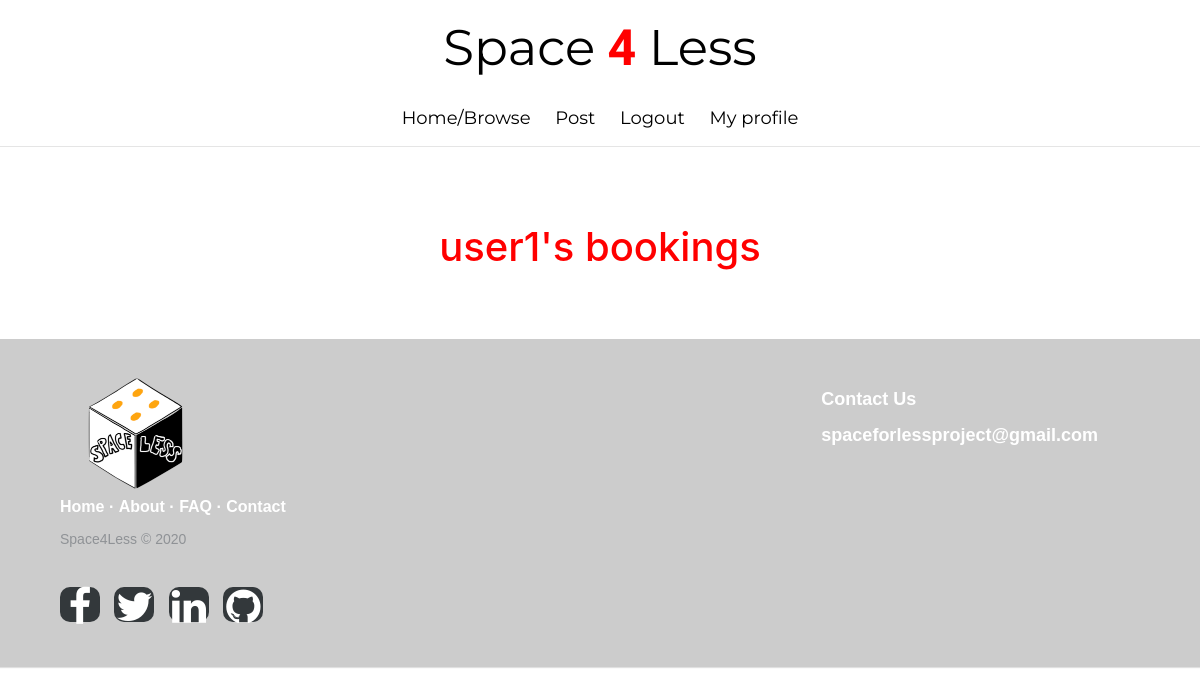
Page /my_posts (signed in) on the earlier database version.
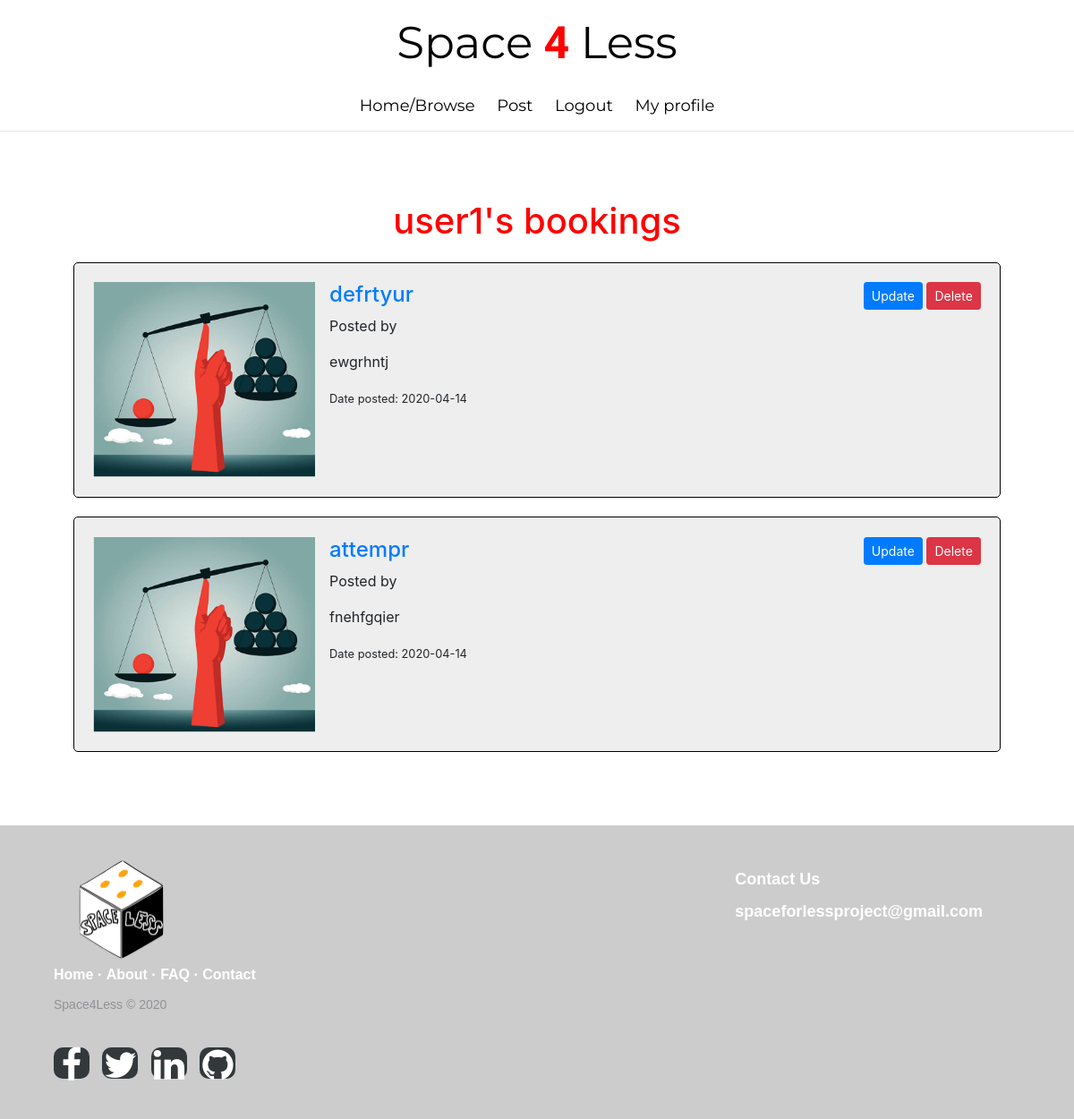
Same page on the later database version.
### app/models.py (models this page shows, shortened)
class User(db.Model, UserMixin):
    __tablename__ = 'user'
    user_id = db.Column(db.Integer, primary_key=True)
    username = db.Column(db.String(250), nullable=False)
    first_name = db.Column(db.String(250), nullable=False)
    last_name = db.Column(db.String(250), nullable=False)
    email = db.Column(db.String(250), nullable=False)
    password = db.Column(db.String(200))
    image_file = db.Column(db.String(20), nullable=False, default='default-profile.png')
    roles = db.Column(db.String(20))
    posts = db.relationship('Post', backref='author', lazy=True)
    bookings = db.relationship('Book')
    comments = db.relationship('Comment')
    reviews = db.relationship('Review')
    def get_id(self):
        return (self.user_id)

class Post(db.Model):
    __tablename__ = 'post'
    post_id = db.Column(db.Integer, primary_key=True)
    title = db.Column(db.String(30), nullable=False)
    date_posted = db.Column(db.DateTime, nullable=False, default=datetime.utcnow)
    image = db.Column(db.String(30), nullable=False)#, default='default.png')
    location = db.Column(db.String(50), nullable=False)
    space_size = db.Column(db.String(15), nullable=False)
    content = db.Column(db.String(30), nullable=False)
    user_id = db.Column(db.Integer, ForeignKey('user.user_id'), nullable=False)
    bookings = db.relationship('Book')
    comments = db.relationship('Comment')

### app/user/routes.py (the view)
@bp_user.route('/my_posts')
@login_required
@role_required('property_owner')
def my_posts():
    userid = current_user.get_id()
    post_ids = Post.query.with_entities(Post.post_id).filter_by(user_id=userid).all()
    my_posts = []
    for post_id in post_ids:
        post_object = Post.query.get_or_404(post_id)
        my_posts.append(post_object)
    return render_template('my_posts.html', title='My Posts', posts=my_posts)

### app/models.py (called while the page is built)
@login.user_loader
def load_user(user_id):
    return User.query.get(int(user_id))

### app/templates/my_posts.html
{% extends 'layout.html' %}
{% block content %}
    <h1>{{ current_user.username }}'s bookings</h1>
    {% for post in posts %}
        <div class="post">
            <div class="media content-section">
                <img class="mr-3 article-image post_image"
                     src="{{ url_for('static', filename='post_pictures/' + post.image, width=50, height =50) }}">
                <div class="media-body">
                    <h4 class="media-heading"><a
                            href="{{ url_for('posts.single_post', post_id=post.post_id) }}">{{ post.title }}</a></h4>
                    <p>Posted by <a href="#">{{ post.username }}</a></p>
                    <p>{{ post.content }}</p>
                    <small> Date posted: {{ post.date_posted.strftime('%Y-%m-%d') }}</small>
                </div>
                <div>
                    <a class="btn btn-sm btn-primary" href="{{ url_for('posts.update_post', postid = post.post_id) }}">Update</a>
                    <a class="btn btn-sm btn-danger" href="#">Delete</a>
                </div>
            </div>
        </div>
    {% endfor %}
{% endblock %}

### app/templates/layout.html (shortened to what this page needs)
<!DOCTYPE html>
<html lang="en">
<head>
    <link rel="stylesheet" type="text/css" href="{{ url_for('static', filename='design.css') }}">
    <link rel="stylesheet" href=" https://maxcdn.bootstrapcdn.com/font-awesome/4.2.0/css/font-awesome.min.css">
    <link rel="stylesheet" href="https://stackpath.bootstrapcdn.com/bootstrap/4.4.1/css/bootstrap.min.css"
>
    <link rel="stylesheet" href="https://cdnjs.cloudflare.com/ajax/libs/font-awesome/4.7.0/css/font-awesome.min.css">
</head>
<body>
<header>
    <nav class="nav">
        <div class="nav-header">
            <div class="nav-title">
                Space<span
                    style='color: red; font-family: "Mr Dafoe"; font-size: 50px; font-style: normal; font-variant: normal; font-weight: 700; line-height: 26.4px; '> 4 </span>
                Less
            </div>
        </div>
        <div class="nav-links">
            <a href="{{ url_for('main.home_page') }}"> Home/Browse</a>
            {% if current_user.is_authenticated %}
                {% if current_user.roles == 'property_owner' %}
                    <a href="{{ url_for('posts.post') }}" target="_blank"> Post </a>
                {% endif %}
                <a href="{{ url_for('auth.logout') }}">Logout</a>
                <a href="{{ url_for('user.profile') }}">My profile</a>
            {% else %}
                <a href="{{ url_for('auth.signup') }}">Signup</a>
                <a href="{{ url_for('auth.login') }}">Login </a>
                <a href="{{ url_for('main.about_me') }}">About Us </a>
            {% endif %}
        </div>
    </nav>
</header>
<hr>
<div class="main-body">
    {% block content %}{% endblock content %}
</div>
<footer class="footer-distributed">
    <div class="footer-left">
        <span><img class="logo" src="../static/logo.jpg" alt=" "></span>
        <p class="footer-links">
            <a href="{{ url_for('main.home_page') }}">Home</a>
            ·
            <a href="{{ url_for('main.about_me') }}">About</a>
            ·
            <a href="{{ url_for('main.faq') }}">FAQ</a>
            ·
            <a href="#">Contact</a>
        </p>
        <p class="footer-company-name">Space4Less © 2020</p>
        <div class="footer-icons">
            <a href="https://www.facebook.com"><i class="fa fa-facebook"></i></a>
            <a href="https://twitter.com"><i class="fa fa-twitter"></i></a>
            <a href="https://www.linkedin.com"><i class="fa fa-linkedin"></i></a>
            <a href="https://github.com"><i class="fa fa-github"></i></a>
        </div>
    </div>
    <div class="footer-right">
        <p>Contact Us</p>
        <br>
        <p>spaceforlessproject@gmail.com</p>
    </div>
</footer>
</body>
</html>

### app/static/design.css (style rules this page uses)
.logo { width: 25%; }
.main-body { padding: 5%; }
.post { border: 1px solid black; border-radius: 5px; background-color: #eeeeee; padding: 2%; margin: 2% }
.post_image { width:25% }
h1 { text-align: center; color:red; }
* { box-sizing: border-box; }
.nav { justify-content: space-between; height: 50px; width: 100%; background-color: transparent; opacity: 1; }
.nav { display: inline-block !important; margin: auto; text-align: center; }
.nav > .nav-header > .nav-title { font-size: 50px; font-family: Montserrat, sans-serif; color: black; padding: 10px 10px 10px 10px; }
.nav > .nav-links { display: inline; font-size: 18px; font-family: Montserrat, sans-serif; color: black; }
.nav > .nav-links > a { display: inline-block; padding: 10px 10px 20px 10px; text-decoration: none; color: black; }
.footer-distributed { background: #cccccc; box-shadow: 0 1px 1px 0 rgba(0, 0, 0, 0.12); box-sizing: border-box; width: 100%; font: bold 16px sans-serif; text-align: left; padding: 35px 60px 40px; overflow: hidden; }
.footer-distributed .footer-left { float: left; }
.footer-distributed .footer-links { color: #ffffff; margin: 0 0 10px; padding: 0; }
.footer-distributed .footer-links a { display:inline-block; line-height: 1.8; text-decoration: none; color: inherit; }
.footer-distributed .footer-company-name { color: #8f9296; font-size: 14px; font-weight: normal; margin: 0; }
.footer-distributed .footer-icons { margin-top: 40px; }
.footer-distributed .footer-icons a { display: inline-block; width: 40px; height: 35px; cursor: pointer; background-color: #33383b; border-radius: 10px; font-size: 20px; color: #ffffff; text-align: center; line-height: 35px; margin-right: 10px; margin-bottom: 5px; }
.footer-distributed .footer-right { float: right; }
.footer-distributed .footer-right p { display: inline-block; vertical-align: top; margin: 15px 42px 0 0; color: #ffffff; font-size: 18px; }
.fa { font-size:200% !important; }

Differences in the rows shown:
now on this page (row edited): Post: image (picture), title "defrtyur", content "ewgrhntj", date_posted "2020-04-14"
now on this page (row edited): Post: image (picture), title "attempr", content "fnehfgqier", date_posted "2020-04-14"
